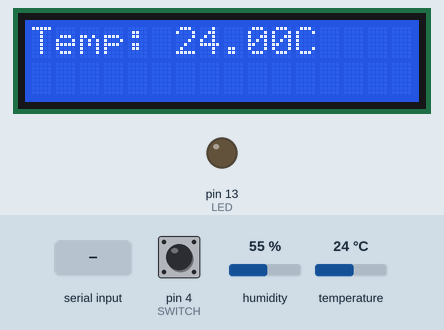
Simulated run of this sketch. Board: Arduino Uno, built with avr-gcc and run on an emulated ATmega328P. Shown: 16×2 character LCD, output pins drawn as LEDs (lit = HIGH). The test bench sets the inputs (shaded band); at power-on: humidity 55 %, pin 4 (SWITCH) LOW, temperature 24 °C. What the sketch prints to the serial monitor is not drawn.

Above: at 1.2 s.
1.3 s: "90,45,200\n" received over Serial
At 2.9 s:
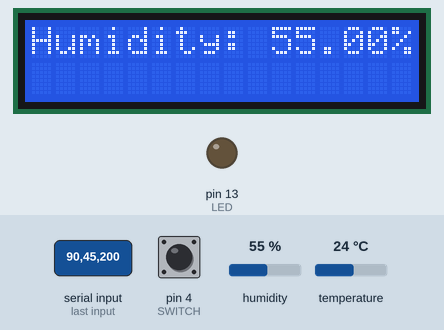
7.3 s: humidity set to 22 %
At 9.0 s:
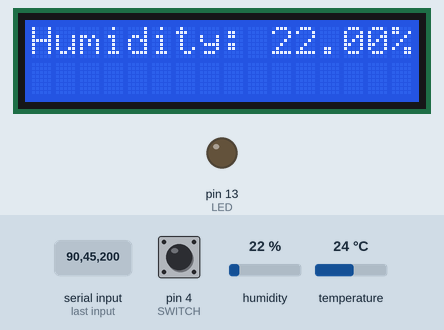
9.7 s: pin 4 (SWITCH) pulled HIGH for 1 s
At 11.0 s:
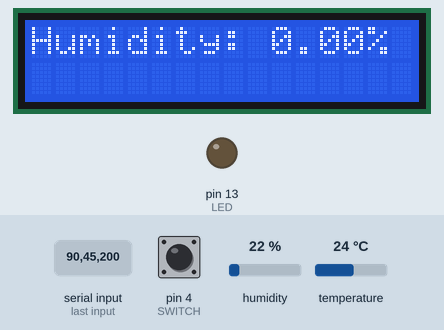
12.2 s: "30,150,10\n" received over Serial
At 12.7 s:
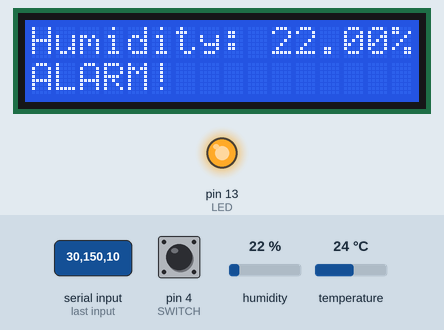
14.3 s: temperature set to 12 °C
At 16.1 s:
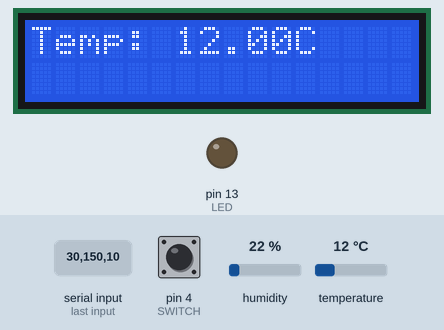
16.8 s: "1,90,45\n" received over Serial
At 17.2 s:
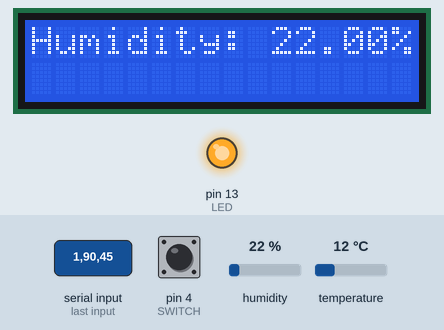
Timing chart, 0 to 19.3 s (numbered marks = the images above; inputs shaded):
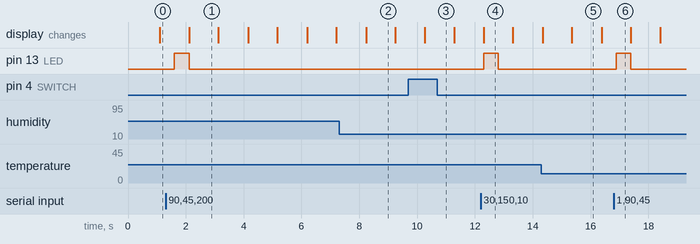

Measured:
- after the input at 1.3 s, pin 13 (LED): LOW → HIGH after 0.29 s, → LOW 0.53 s later
- after the input at 7.3 s, the display: changes after 0.93 s (image 2)
- after the input at 9.7 s, the display: changes after 0.57 s (image 3)
- after the input at 12.2 s, pin 13 (LED): LOW → HIGH after 0.11 s, → LOW 0.50 s later; the display: changes after 0.11 s (image 4)
- after the input at 14.3 s, the display: first differs from a run without the input after 1.0 s (image 5)
- after the input at 16.8 s, pin 13 (LED): LOW → HIGH after 0.08 s, → LOW 0.51 s later
- what the display in image 1 shows lasts 1.0 s, from 2.1 s to 3.1 s

The sketch:

pj.ino
```cpp
#include <DHT.h>
#include <LiquidCrystal.h>

#define DHTPIN 2
#define DHTTYPE DHT11
#define LED 13
#define SWITCH 4

unsigned long previousMillis = 0;
unsigned long alarmMillis = 0;
const long interval = 1000;
const long alarmInterval = 4000;
bool state = true;
DHT dht(DHTPIN, DHTTYPE);
LiquidCrystal lcd(7, 8, 9, 10, 11, 12);

void setup() {
    lcd.begin(16, 2);
    pinMode(LED, OUTPUT);
    pinMode(SWITCH, INPUT);
    dht.begin();
    Serial.begin(9600);
}

void loop() {
    int status = digitalRead(SWITCH);
    float humidity = dht.readHumidity();
    float temperature = dht.readTemperature();
    Serial.print(temperature);
    Serial.print(",");
    Serial.println(humidity);
    int error = 0;

    float temperature_prediction = 0.00;
    float humidity_prediction = 0.00;
    if (Serial.available() > 0) {
            String received = Serial.readStringUntil('\n');
            int firstComma = received.indexOf(',');
            int secondComma = received.indexOf(',', firstComma + 1);

            if (firstComma != -1 && secondComma != -1) {
                temperature_prediction = received.substring(0, firstComma).toFloat();
                humidity_prediction = received.substring(firstComma + 1, secondComma).toFloat();
                error = received.substring(secondComma + 1).toInt();
            }
    }

    if (status == HIGH) {
        humidity = humidity_prediction;
        temperature = temperature_prediction;
    }

    unsigned long currentMillis = millis();

    if (currentMillis - previousMillis >= interval) {
        previousMillis = currentMillis;
        lcd.clear();
        if (state) {
            lcd.setCursor(0, 0);
            lcd.print("Temp: ");
            lcd.print(temperature);
            lcd.print("C");
        } else {
            lcd.setCursor(0, 0);
            lcd.print("Humidity: ");
            lcd.print(humidity);
            lcd.print("%");
        }
        state = !state;
    }

    if (currentMillis - alarmMillis >= alarmInterval) {
        alarmMillis = currentMillis;
        if (error) {
            lcd.setCursor(0, 1);
            lcd.print("ALARM!      ");
        } else {
            lcd.setCursor(0, 1);
            lcd.print("            ");
        }
    }

    if (error) {
        digitalWrite(LED, HIGH);
    } else {
        digitalWrite(LED, LOW);
    }

    delay(500);
}
```
